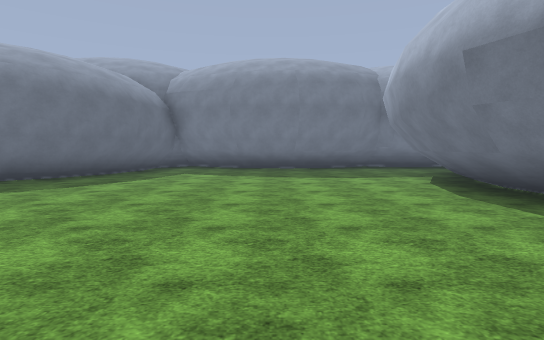
View 1 (above)

19 first-person views from a walk through a scene from a Unity 3-D project. The camera is 1.5 m above the floor, tilts 4° down and sees 80° across. The floor is counted in squares, 2 m on a side. Each view is taken from the middle of a square. On the plan, view 1 faces up. The plan holds only what a view shows up to about 11 squares ahead; the rest is blank. The place goes on beyond the plan. Flat ground stands in for the terrain. The player character is not drawn. Surface patterns are stand-ins for the level's own textures.

View 2
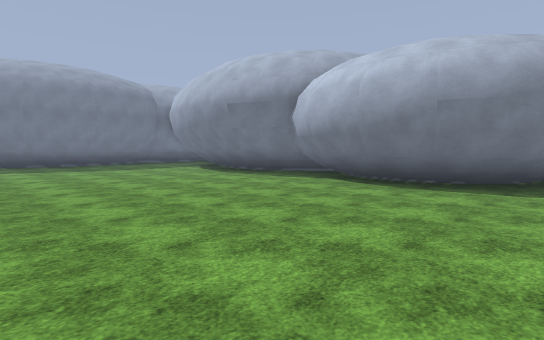

View 3
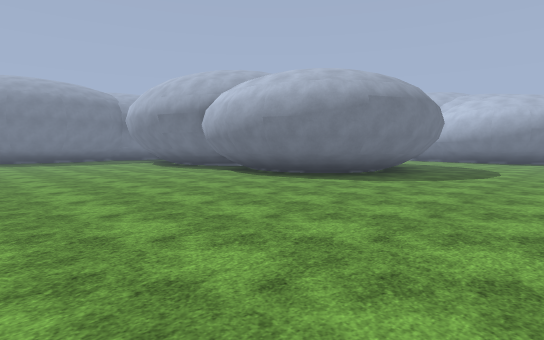

View 4
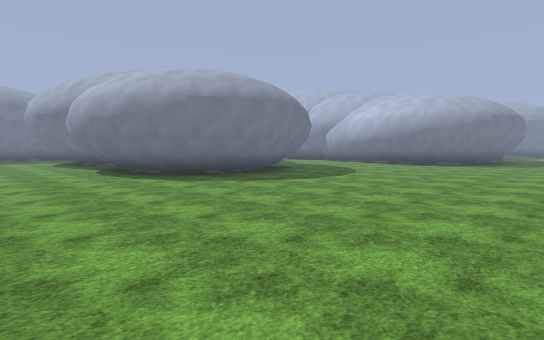

View 5
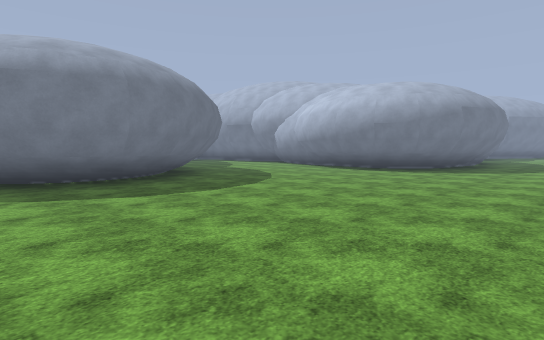

View 6
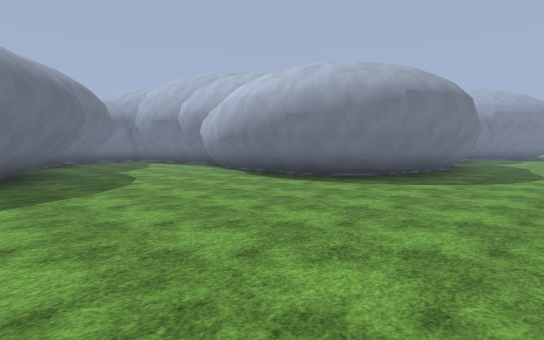

View 7
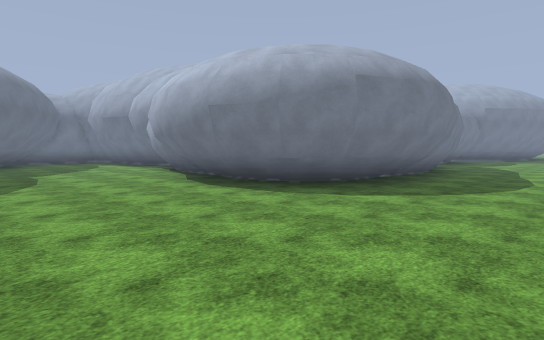

View 8
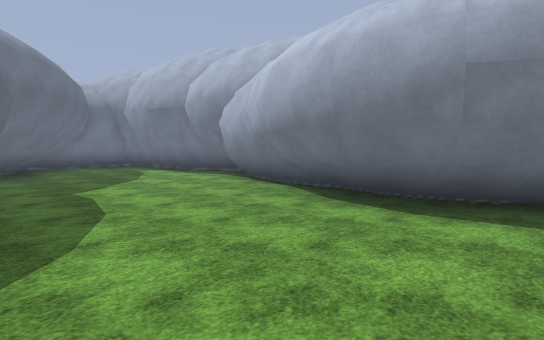

View 9
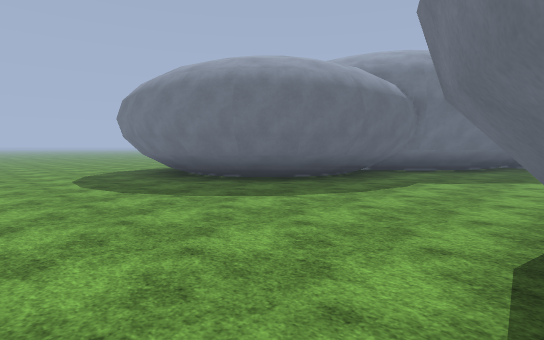

View 10
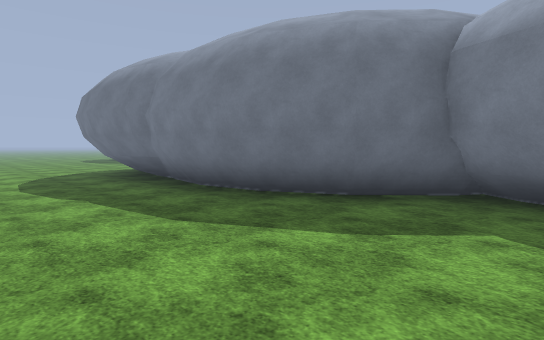

View 11
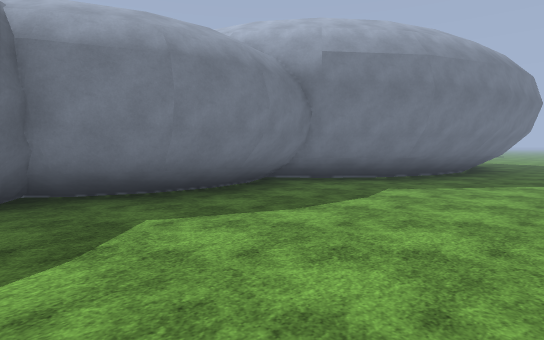

View 12
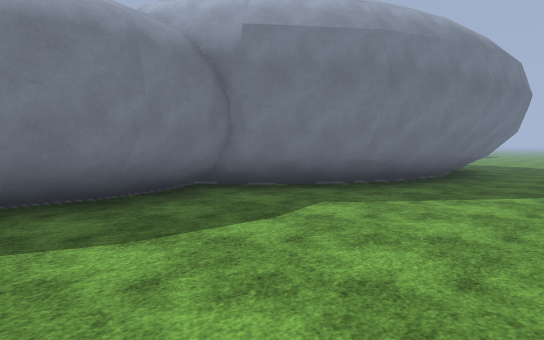

View 13
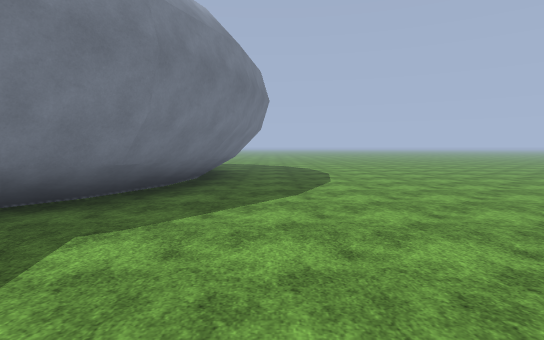

View 14
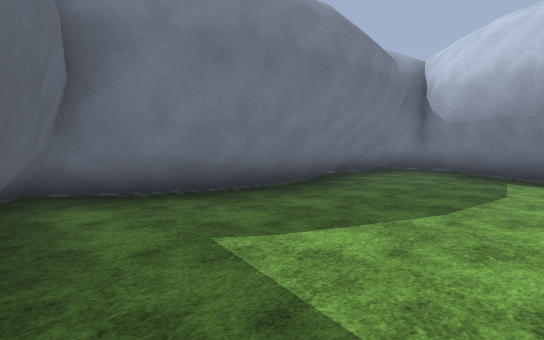

View 15
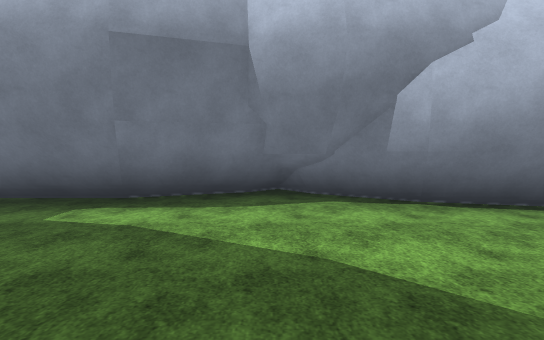

View 16
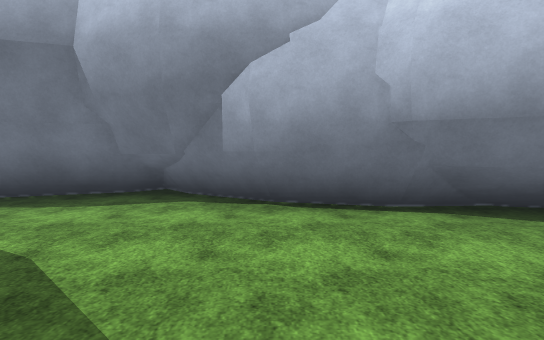

View 17
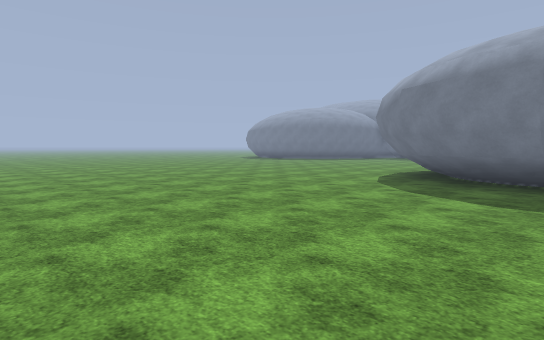

View 18
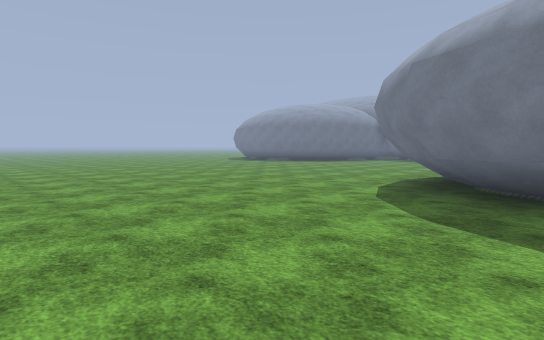

View 19
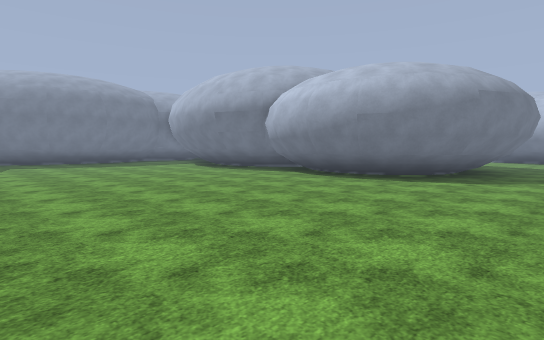

### Floor plan
Points are (right, up) in squares from view 1. A wall is a line through its corners. A room is listed if a view was taken in it or the views show most of it. See-through windows are left out.
Room 1 (views 1, 2, 3, 4, 5, 6, 7, 8, 9, 10, 11, 12, 13, 14, 15, 16, 17, 18, 19)
walls: (7.7, -3.3) (6.3, -3.6) (5.2, -3.5); (8.8, -2.7) (7.6, -3.4); (9.6, -1.7) (8.6, -2.7); (10.1, -0.5) (9.5, -1.8); (3.5, -2.1) (3, -1); (3.4, -2.2) (2.9, -1.2) (2.7, 0.3); (10.5, 0.6) (10.2, -0.7); (13.7, -3.8) (14, -2.6); (13.7, -5.1) (13.5, -3.9) (13.8, -2.6); (13.7, -2.6) (14.3, -1.4); (13.8, -2.7) (14.4, -1.6); (10.3, 1.8) (10.4, 0.6); (2.7, 0.1) (3, 1.4); (14.3, -1.7) (14.8, 0.3); (14.5, -1.6) (14.9, 0.2); (10.6, 2.5) (10, 2.2); (2.9, 1.4) (3.6, 2.6); (14.7, 0.2) (15.4, 1.4); (14.9, 0.1) (15.9, 1.7); (15, 1.3) (15.2, 2.2); (16.2, -7.2) (15.1, -6.7); (15.2, 1.2) (15.4, 2.1); (2.9, 4.2) (2.8, 5.9); (17.5, -7.4) (16.1, -7.3); (12.6, 5.3) (11.7, 3.7) (10.5, 2.4); (14.9, 3.8) (14.9, 5.5); (2.9, 5.8) (3.3, 7.6); (18.7, -7.4) (17.4, -7.6) (16.1, -7.4) (15, -6.9); (13, 6.2) (12.4, 6.3); (13.7, 6) (12.8, 6); (19.4, -7.2) (18.8, -7.1) (17.4, -7.4); (3.2, 7.5) (4.1, 9.2); (21.1, -6.8) (19.5, -7) (18.6, -6.9); (21.2, -6.9) (17.4, -7.5); (4.1, 9.1) (5.3, 10.4); (22.7, -6.1) (21, -7); (3.9, 10.6) (3.5, 10.9) (2.5, 10.4); (2.6, 10.4) (0.7, 10.2); (23.7, -4.9) (22.6, -6) (21, -6.8); (0.8, 10.2) (-1.2, 10.4); (23.9, -5) (22.6, -6.2); (-1, 10.4) (-2.9, 11.1); (25.2, -5.9) (23.7, -5.3); (25.3, -5.8) (23.8, -5.2); (-3.7, 8.9) (-4.4, 7.9); (-3.9, 9) (-4.5, 8); (-2.8, 11.1) (-3.3, 11.5); (-3.4, 10.7) (-3.8, 8.9); (-3.5, 10.7) (-4, 8.9); (26.7, -6) (25.1, -5.8); (28, -5.5) (26.5, -5.8) (25.1, -5.7); (28, -5.8) (26.6, -6.1); (28.5, -5.1) (27.8, -5.5); (28.5, -5.9) (28.2, -5.5) (27.9, -5.7); (28.7, -5.8) (28.4, -5.4); (30.2, -7.2) (28.5, -5.8); (32.2, -8.1) (30.1, -7.2); (34.1, -8.1) (32.1, -7.8) (30.3, -7); (34.2, -8.4) (32.1, -8.1); (35.8, -8.1) (34, -8.3)
low walls: (14.8, -2.4) (14.8, -1.5); (14.7, -1.6) (15.1, 0.1); (15.1, 0) (16.1, 1.6); (15.5, 0.4) (16.1, 1.5); (16, 1.4) (16.4, 1.8); (15.2, 3.9) (15.2, 5.6); (19.5, -6.8) (17.9, -6.5); (21, -6.5) (19.3, -6.8); (22.5, -5.7) (20.9, -6.5); (22.6, -5.8) (21, -6.6); (23.8, -4.6) (22.5, -5.9); (25.3, -5.6) (23.7, -4.9); (-4.1, 9) (-4.5, 8.3); (-3.7, 10.6) (-4.1, 8.9)

Positions as (right, up) in squares from view 1, and headings:
1: (0, 0), facing up
2: (-3, -3), facing up-right
3: (-3, -7), facing up-right
4: (0, -10), facing up-right
5: (4, -10), facing up-right
6: (8, -10), facing up-right
7: (10, -10), facing up-right
8: (10, -6), facing up-right
9: (14, -7), facing up-left
10: (25, -10), facing up-left
11: (23, -10), facing up-right
12: (25, -10), facing up-right
13: (26, -9), facing right
14: (-4, 7), facing up-right
15: (11, 2), facing right
16: (11, 0), facing right
17: (7, -10), facing up-left
18: (6, -8), facing up-left
19: (-4, -5), facing up-right
